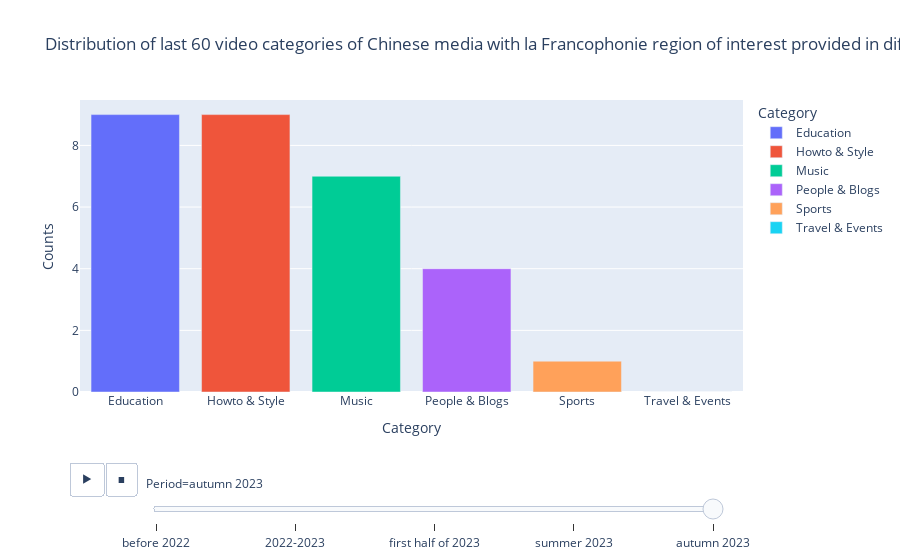

The notebook cell saved with this chart:
### Code cell
plot_cats_dates(fr_dates, 'la Francophonie')

### Figure 1 — Plotly figure (JSON) as saved in the notebook; plotly's stock layout.template omitted (floating-point values rounded to 4 significant figures)
{"data": [{"alignmentgroup": "True", "hovertemplate": "Category=%{x}<br>Period=autumn 2023<br>Counts=%{y}<extra></extra>", "legendgroup": "Education", "marker": {"color": "#636efa", "pattern": {"shape": ""}}, "name": "Education", "offsetgroup": "Education", "orientation": "v", "showlegend": true, "textposition": "auto", "type": "bar", "x": ["Education"], "xaxis": "x", "y": [9], "yaxis": "y"}, {"alignmentgroup": "True", "hovertemplate": "Category=%{x}<br>Period=autumn 2023<br>Counts=%{y}<extra></extra>", "legendgroup": "Howto & Style", "marker": {"color": "#EF553B", "pattern": {"shape": ""}}, "name": "Howto & Style", "offsetgroup": "Howto & Style", "orientation": "v", "showlegend": true, "textposition": "auto", "type": "bar", "x": ["Howto & Style"], "xaxis": "x", "y": [9], "yaxis": "y"}, {"alignmentgroup": "True", "hovertemplate": "Category=%{x}<br>Period=autumn 2023<br>Counts=%{y}<extra></extra>", "legendgroup": "Music", "marker": {"color": "#00cc96", "pattern": {"shape": ""}}, "name": "Music", "offsetgroup": "Music", "orientation": "v", "showlegend": true, "textposition": "auto", "type": "bar", "x": ["Music"], "xaxis": "x", "y": [7], "yaxis": "y"}, {"alignmentgroup": "True", "hovertemplate": "Category=%{x}<br>Period=autumn 2023<br>Counts=%{y}<extra></extra>", "legendgroup": "People & Blogs", "marker": {"color": "#ab63fa", "pattern": {"shape": ""}}, "name": "People & Blogs", "offsetgroup": "People & Blogs", "orientation": "v", "showlegend": true, "textposition": "auto", "type": "bar", "x": ["People & Blogs"], "xaxis": "x", "y": [4], "yaxis": "y"}, {"alignmentgroup": "True", "hovertemplate": "Category=%{x}<br>Period=autumn 2023<br>Counts=%{y}<extra></extra>", "legendgroup": "Sports", "marker": {"color": "#FFA15A", "pattern": {"shape": ""}}, "name": "Sports", "offsetgroup": "Sports", "orientation": "v", "showlegend": true, "textposition": "auto", "type": "bar", "x": ["Sports"], "xaxis": "x", "y": [1], "yaxis": "y"}, {"alignmentgroup": "True", "hovertemplate": "Category=%{x}<br>Period=autumn 2023<br>Counts=%{y}<extra></extra>", "legendgroup": "Travel & Events", "marker": {"color": "#19d3f3", "pattern": {"shape": ""}}, "name": "Travel & Events", "offsetgroup": "Travel & Events", "orientation": "v", "showlegend": true, "textposition": "auto", "type": "bar", "x": ["Travel & Events"], "xaxis": "x", "y": [0], "yaxis": "y"}], "layout": {"autosize": true, "barmode": "relative", "legend": {"title": {"text": "Category"}, "tracegroupgap": 0}, "sliders": [{"active": 4, "currentvalue": {"prefix": "Period="}, "len": 0.9, "pad": {"r": 20, "t": 80}, "steps": [{"args": [["before 2022"], {"frame": {"duration": 0, "redraw": true}, "fromcurrent": true, "mode": "immediate", "transition": {"duration": 0, "easing": "linear"}}], "label": "before 2022", "method": "animate"}, {"args": [["2022-2023"], {"frame": {"duration": 0, "redraw": true}, "fromcurrent": true, "mode": "immediate", "transition": {"duration": 0, "easing": "linear"}}], "label": "2022-2023", "method": "animate"}, {"args": [["first half of 2023"], {"frame": {"duration": 0, "redraw": true}, "fromcurrent": true, "mode": "immediate", "transition": {"duration": 0, "easing": "linear"}}], "label": "first half of 2023", "method": "animate"}, {"args": [["summer 2023"], {"frame": {"duration": 0, "redraw": true}, "fromcurrent": true, "mode": "immediate", "transition": {"duration": 0, "easing": "linear"}}], "label": "summer 2023", "method": "animate"}, {"args": [["autumn 2023"], {"frame": {"duration": 0, "redraw": true}, "fromcurrent": true, "mode": "immediate", "transition": {"duration": 0, "easing": "linear"}}], "label": "autumn 2023", "method": "animate"}], "x": 0.1, "xanchor": "left", "y": 0, "yanchor": "top"}], "title": {"text": "Distribution of last 60 video categories of Chinese media with la Francophonie region of interest provided in different periods"}, "updatemenus": [{"active": 0, "buttons": [{"args": [null, {"frame": {"duration": 500, "redraw": true}, "fromcurrent": true, "mode": "immediate", "transition": {"duration": 500, "easing": "linear"}}], "label": "&#9654;", "method": "animate"}, {"args": [[null], {"frame": {"duration": 0, "redraw": true}, "fromcurrent": true, "mode": "immediate", "transition": {"duration": 0, "easing": "linear"}}], "label": "&#9724;", "method": "animate"}], "direction": "left", "pad": {"r": 10, "t": 70}, "showactive": false, "type": "buttons", "x": 0.1, "xanchor": "right", "y": 0, "yanchor": "top"}], "xaxis": {"anchor": "y", "autorange": true, "categoryarray": ["Education", "Howto & Style", "Music", "People & Blogs", "Sports", "Travel & Events"], "categoryorder": "array", "domain": [0, 1], "range": [-0.5, 5.5], "title": {"text": "Category"}, "type": "category"}, "yaxis": {"anchor": "x", "autorange": true, "domain": [0, 1], "range": [0, 9.474], "title": {"text": "Counts"}, "type": "linear"}}}
